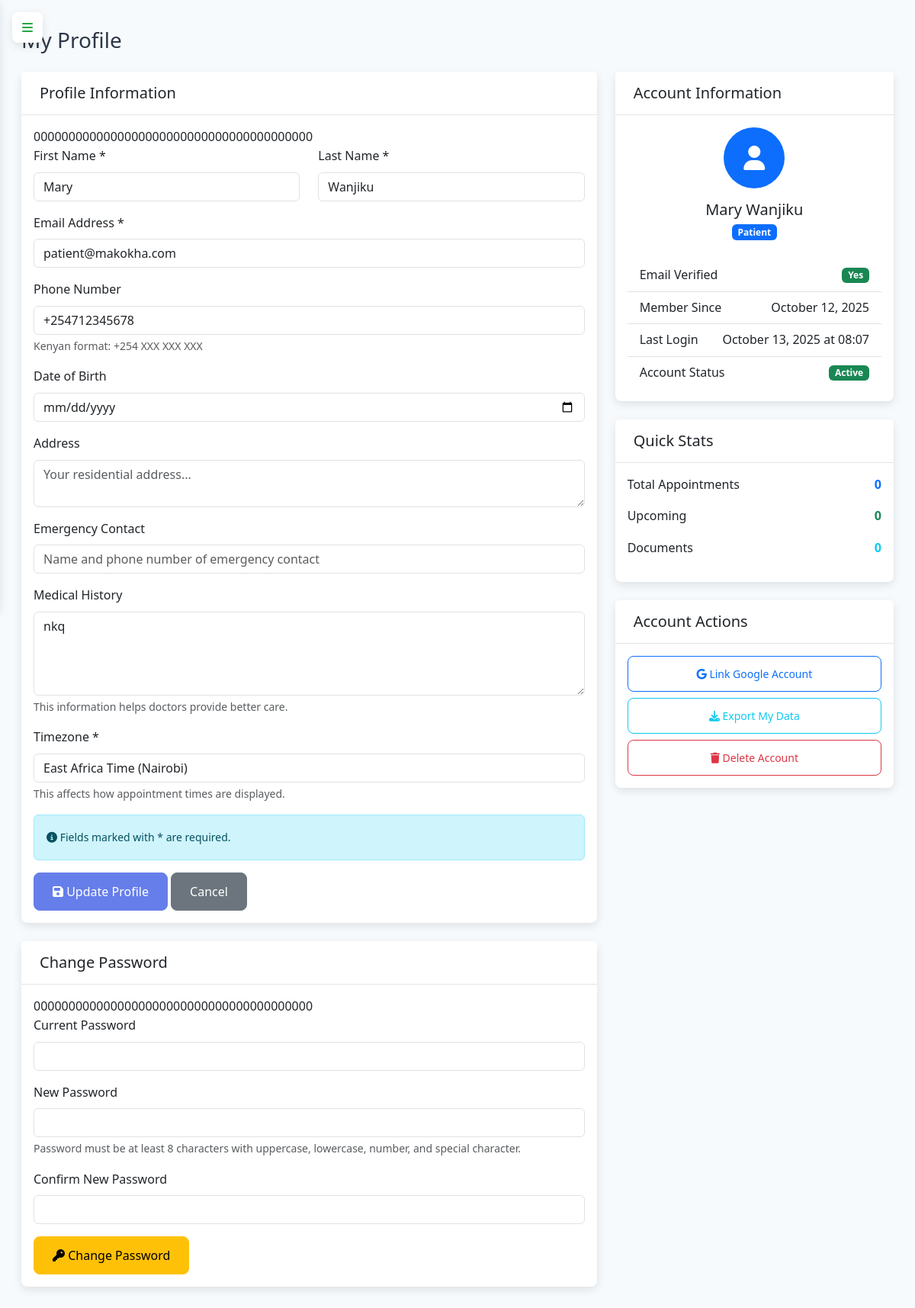
Before: /profile (signed in) with the older database file.
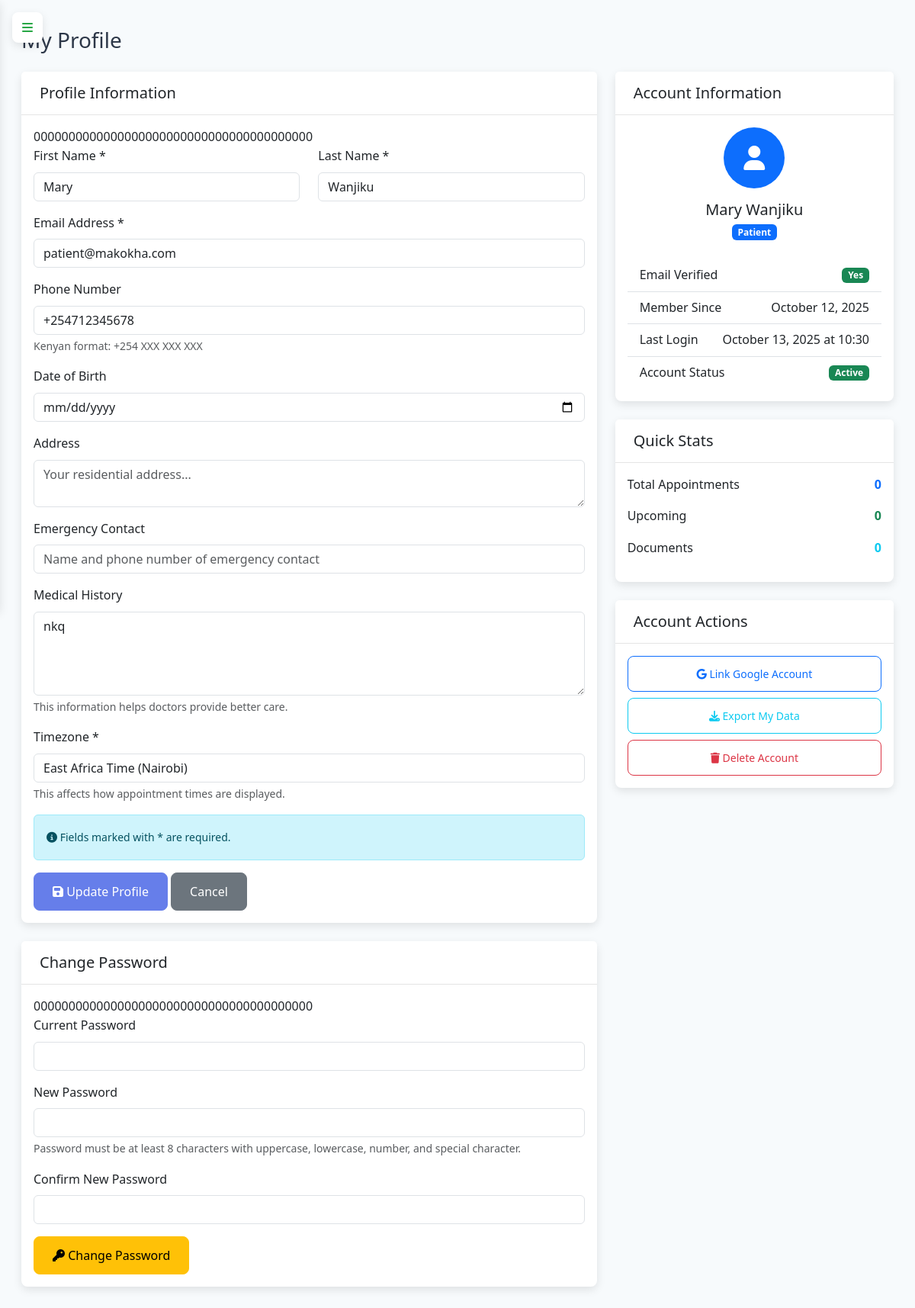
After: the same page with the newer database file.
### app.py (models this page shows, shortened)
class Patient(db.Model):
    id = db.Column(db.Integer, primary_key=True)
    user_id = db.Column(db.Integer, db.ForeignKey('user.id', ondelete='CASCADE'), nullable=False)
    first_name = db.Column(db.String(50), nullable=False)
    last_name = db.Column(db.String(50), nullable=False)
    phone = db.Column(db.String(20))
    date_of_birth = db.Column(db.Date)
    address = db.Column(db.Text)
    emergency_contact = db.Column(db.String(100))
    medical_history = db.Column(db.Text)
    appointments = db.relationship('Appointment', backref='patient', lazy=True, cascade='all, delete-orphan')
    documents = db.relationship('PatientDocument', backref='patient', lazy=True, cascade='all, delete-orphan')

class User(UserMixin, db.Model):
    id = db.Column(db.Integer, primary_key=True)
    username = db.Column(db.String(80), unique=True, nullable=True)
    email = db.Column(db.String(120), unique=True, nullable=False)
    password_hash = db.Column(db.String(128), nullable=True)
    google_id = db.Column(db.String(100), unique=True, nullable=True)
    role = db.Column(db.String(20), nullable=False)
    created_at = db.Column(db.DateTime, default=db.func.current_timestamp())  # FIXED
    last_login = db.Column(db.DateTime)
    login_attempts = db.Column(db.Integer, default=0)
    account_locked_until = db.Column(db.DateTime)
    timezone = db.Column(db.String(50), default='UTC')
    patient_profile = db.relationship('Patient', backref='user', uselist=False, cascade='all, delete-orphan')
    doctor_profile = db.relationship('Doctor', backref='user', uselist=False, cascade='all, delete-orphan')

### app.py (the view)
@app.route('/profile')
@login_required
def profile():
    try:
        if current_user.role == 'patient':
            profile_data = current_user.patient_profile
        elif current_user.role == 'doctor':
            profile_data = current_user.doctor_profile
        else:  # admin
            profile_data = None
        return render_template('profile.html',
                             profile_data=profile_data,
                             current_user=current_user)
    except Exception as e:
        app.logger.error(f"Error loading profile: {str(e)}")
        flash('Error loading profile', 'error')
        return redirect(url_for('patient_dashboard' if current_user.role == 'patient' else 'doctor_dashboard'))

### templates/profile.html (shortened to what this page needs)
{% extends "base.html" %}
{% block content %}
<div class="container-fluid">
    <div class="row">
        <div class="col-12">
            <div class="d-flex justify-content-between align-items-center mb-4">
                <h1 class="h3 mb-0">My Profile</h1>
            </div>
        </div>
    </div>
    <div class="row">
        <div class="col-md-8">
            <div class="card">
                <div class="card-header">
                    <h5 class="card-title mb-0">Profile Information</h5>
                </div>
                <div class="card-body">
                    <form method="POST" action="{{ url_for('update_profile') }}">
                        {{ csrf_token() }}
                        <div class="row">
                            <div class="col-md-6">
                                <div class="mb-3">
                                    <label for="first_name" class="form-label">First Name *</label>
                                    <input type="text" class="form-control" id="first_name" name="first_name"
                                           value="{{ profile_data.first_name if profile_data else '' }}" required>
                                </div>
                            </div>
                            <div class="col-md-6">
                                <div class="mb-3">
                                    <label for="last_name" class="form-label">Last Name *</label>
                                    <input type="text" class="form-control" id="last_name" name="last_name"
                                           value="{{ profile_data.last_name if profile_data else '' }}" required>
                                </div>
                            </div>
                        </div>
                        <div class="mb-3">
                            <label for="email" class="form-label">Email Address *</label>
                            <input type="email" class="form-control" id="email" name="email"
                                   value="{{ current_user.email }}" required>
                        </div>
                        <div class="mb-3">
                            <label for="phone" class="form-label">Phone Number</label>
                            <input type="tel" class="form-control" id="phone" name="phone"
                                   value="{{ profile_data.phone if profile_data and profile_data.phone else '' }}"
                                   placeholder="+254 700 000 000">
                            <div class="form-text">Kenyan format: +254 XXX XXX XXX</div>
                        </div>
                        {% if current_user.role == 'patient' and profile_data %}
                        <div class="mb-3">
                            <label for="date_of_birth" class="form-label">Date of Birth</label>
                            <input type="date" class="form-control" id="date_of_birth" name="date_of_birth"
                                   value="{{ profile_data.date_of_birth if profile_data.date_of_birth else '' }}"
                                   max="{{ current_date if current_date else '' }}">
                        </div>
                        <div class="mb-3">
                            <label for="address" class="form-label">Address</label>
                            <textarea class="form-control" id="address" name="address" rows="2"
                                      placeholder="Your residential address...">{{ profile_data.address if profile_data.address else '' }}</textarea>
                        </div>
                        <div class="mb-3">
                            <label for="emergency_contact" class="form-label">Emergency Contact</label>
                            <input type="text" class="form-control" id="emergency_contact" name="emergency_contact"
                                   value="{{ profile_data.emergency_contact if profile_data.emergency_contact else '' }}"
                                   placeholder="Name and phone number of emergency contact">
                        </div>
                        <div class="mb-3">
                            <label for="medical_history" class="form-label">Medical History</label>
                            <textarea class="form-control" id="medical_history" name="medical_history" rows="4"
                                      placeholder="Any pre-existing conditions, allergies, medications, or relevant medical history...">{{ profile_data.medical_history if profile_data.medical_history else '' }}</textarea>
                            <div class="form-text">This information helps doctors provide better care.</div>
                        </div>
                        {% endif %}
                        <div class="mb-3">
                            <label for="timezone" class="form-label">Timezone *</label>
                            <select class="form-control" id="timezone" name="timezone" required>
                                <option value="Africa/Nairobi" {% if current_user.timezone == 'Africa/Nairobi' %}selected{% endif %}>East Africa Time (Nairobi)</option>
                            </select>
                            <div class="form-text">This affects how appointment times are displayed.</div>
                        </div>
                        <div class="alert alert-info">
                            <small>
                                <i class="fas fa-info-circle"></i>
                                Fields marked with * are required.
                            </small>
                        </div>
                        <button type="submit" class="btn btn-primary">
                            <i class="fas fa-save"></i> Update Profile
                        </button>
                        <a href="{{ url_for('profile') }}" class="btn btn-secondary">Cancel</a>
                    </form>
                </div>
            </div>
            <div class="card mt-4">
                <div class="card-header">
                    <h5 class="card-title mb-0">Change Password</h5>
                </div>
                <div class="card-body">
                    <form method="POST" action="{{ url_for('update_profile') }}">
                        {{ csrf_token() }}
                        <div class="mb-3">
                            <label for="current_password" class="form-label">Current Password</label>
                            <input type="password" class="form-control" id="current_password" name="current_password">
                        </div>
                        <div class="mb-3">
                            <label for="new_password" class="form-label">New Password</label>
                            <input type="password" class="form-control" id="new_password" name="new_password">
                            <div class="form-text">
                                Password must be at least 8 characters with uppercase, lowercase, number, and special character.
                            </div>
                        </div>
                        <div class="mb-3">
                            <label for="confirm_password" class="form-label">Confirm New Password</label>
                            <input type="password" class="form-control" id="confirm_password" name="confirm_password">
                        </div>
                        <button type="submit" class="btn btn-warning">
                            <i class="fas fa-key"></i> Change Password
                        </button>
                    </form>
                </div>
            </div>
        </div>
        <div class="col-md-4">
            <div class="card">
                <div class="card-header">
                    <h5 class="card-title mb-0">Account Information</h5>
                </div>
                <div class="card-body">
                    <div class="text-center mb-4">
                        <div class="bg-primary rounded-circle d-flex align-items-center justify-content-center mx-auto"
                             style="width: 80px; height: 80px;">
                            <i class="fas fa-user fa-2x text-white"></i>
                        </div>
                        <h5 class="mt-3 mb-1">
                            {% if current_user.role == 'patient' and profile_data %}
                                {{ profile_data.first_name }} {{ profile_data.last_name }}
                            {% elif current_user.role == 'doctor' and profile_data %}
                                Dr. {{ profile_data.first_name }} {{ profile_data.last_name }}
                            {% else %}
                                {{ current_user.username }}
                            {% endif %}
                        </h5>
                        <p class="text-muted">
                            <span class="badge
                                {% if current_user.role == 'admin' %}bg-danger
                                {% elif current_user.role == 'doctor' %}bg-success
                                {% else %}bg-primary{% endif %}">
                                {{ current_user.role|title }}
                            </span>
                        </p>
                    </div>
                    <div class="list-group list-group-flush">
                        <div class="list-group-item d-flex justify-content-between align-items-center">
                            <span>Email Verified</span>
                            <span class="badge bg-success">Yes</span>
                        </div>
                        <div class="list-group-item d-flex justify-content-between align-items-center">
                            <span>Member Since</span>
                            <span>{{ current_user.created_at.strftime('%B %d, %Y') if current_user.created_at else 'N/A' }}</span>
                        </div>
                        <div class="list-group-item d-flex justify-content-between align-items-center">
                            <span>Last Login</span>
                            <span>{{ current_user.last_login.strftime('%B %d, %Y at %H:%M') if current_user.last_login else 'Never' }}</span>
                        </div>
                        <div class="list-group-item d-flex justify-content-between align-items-center">
                            <span>Account Status</span>
                            <span class="badge bg-success">Active</span>
                        </div>
                    </div>
                </div>
            </div>
            <div class="card mt-4">
                <div class="card-header">
                    <h5 class="card-title mb-0">Quick Stats</h5>
                </div>
                <div class="card-body">
                    {% if current_user.role == 'patient' %}
                    <div class="d-flex justify-content-between align-items-center mb-3">
                        <span>Total Appointments</span>
                        <strong class="text-primary">{{ appointments_count if appointments_count else 0 }}</strong>
                    </div>
                    <div class="d-flex justify-content-between align-items-center mb-3">
                        <span>Upcoming</span>
                        <strong class="text-success">{{ upcoming_count if upcoming_count else 0 }}</strong>
                    </div>
                    <div class="d-flex justify-content-between align-items-center mb-3">
                        <span>Documents</span>
                        <strong class="text-info">{{ documents_count if documents_count else 0 }}</strong>
                    </div>
                    {% else %}
                    <div class="text-center text-muted">
                        <i class="fas fa-chart-bar fa-2x mb-2"></i>
                        <p>Admin statistics would be displayed here.</p>
                    </div>
                    {% endif %}
                </div>
            </div>
            <div class="card mt-4">
                <div class="card-header">
                    <h5 class="card-title mb-0">Account Actions</h5>
                </div>
                <div class="card-body">
                    <div class="d-grid gap-2">
                        {% if current_user.google_id %}
                        <a href="{{ url_for('google_revoke') }}" class="btn btn-outline-warning btn-sm">
                            <i class="fab fa-google"></i> Unlink Google Account
                        </a>
                        {% else %}
                        <a href="{{ url_for('google_login') }}" class="btn btn-outline-primary btn-sm">
                            <i class="fab fa-google"></i> Link Google Account
                        </a>
                        {% endif %}
                        <button class="btn btn-outline-info btn-sm" onclick="exportData()">
                            <i class="fas fa-download"></i> Export My Data
                        </button>
                        <button class="btn btn-outline-danger btn-sm" onclick="deleteAccount()">
                            <i class="fas fa-trash"></i> Delete Account
                        </button>
                    </div>
                </div>
            </div>
        </div>
    </div>
</div>
{% endblock %}

### templates/base.html (shortened to what this page needs)
<!DOCTYPE html>
<html lang="en">
<head>
    <link href="https://cdn.jsdelivr.net/npm/bootstrap@5.3.0/dist/css/bootstrap.min.css" rel="stylesheet">
    <link rel="stylesheet" href="https://cdn.jsdelivr.net/npm/bootstrap-icons@1.11.1/font/bootstrap-icons.css">
    <link rel="stylesheet" href="https://cdnjs.cloudflare.com/ajax/libs/font-awesome/6.4.0/css/all.min.css">
</head>
<body>
    <button class="pc-toggle-nav" id="pcToggleNav">
        <i class="fas fa-bars"></i>
    </button>
    <main class="main-content" id="mainContent">
        {% block content %}{% endblock %}
    </main>
</body>
</html>

Changed rows visible on the page:
changed User "Patient": last_login "October 13, 2025 at 08:07" → "October 13, 2025 at 10:30"
